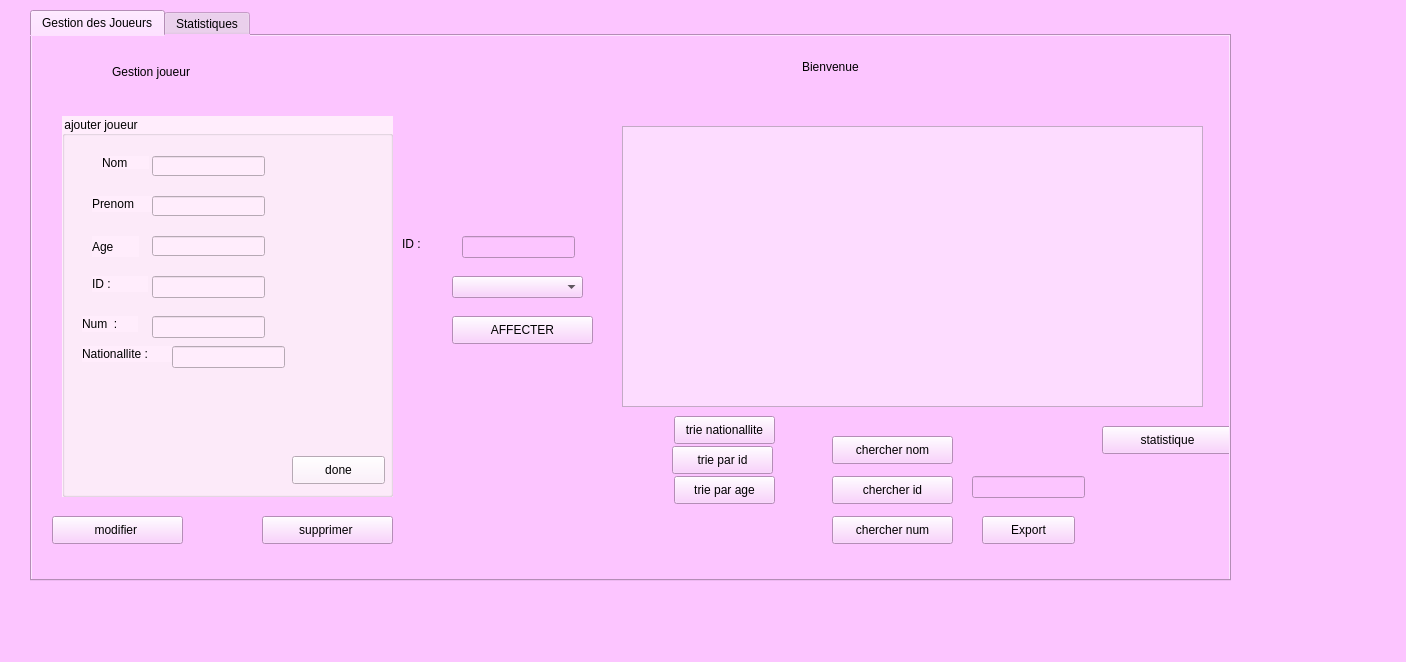
<?xml version="1.0" encoding="UTF-8"?>
<ui version="4.0">
 <class>MainWindow</class>
 <widget class="QMainWindow" name="MainWindow">
  <property name="geometry">
   <rect>
    <x>0</x>
    <y>0</y>
    <width>1406</width>
    <height>662</height>
   </rect>
  </property>
  <property name="windowTitle">
   <string>Gestion des Clients</string>
  </property>
  <property name="styleSheet">
   <string notr="true">background-color: rgb(252, 197, 255);



</string>
  </property>
  <widget class="QWidget" name="centralWidget">
   <widget class="QStackedWidget" name="stackedWidget">
    <property name="geometry">
     <rect>
      <x>30</x>
      <y>0</y>
      <width>1311</width>
      <height>691</height>
     </rect>
    </property>
    <property name="currentIndex">
     <number>1</number>
    </property>
    <widget class="QWidget" name="page_connect">
     <widget class="QLineEdit" name="linelogin">
      <property name="geometry">
       <rect>
        <x>500</x>
        <y>130</y>
        <width>113</width>
        <height>22</height>
       </rect>
      </property>
     </widget>
     <widget class="QLineEdit" name="linemdp">
      <property name="geometry">
       <rect>
        <x>500</x>
        <y>190</y>
        <width>113</width>
        <height>22</height>
       </rect>
      </property>
     </widget>
     <widget class="QLabel" name="label_5">
      <property name="geometry">
       <rect>
        <x>340</x>
        <y>130</y>
        <width>111</width>
        <height>20</height>
       </rect>
      </property>
      <property name="text">
       <string>Nom d'utilisateur</string>
      </property>
     </widget>
     <widget class="QLabel" name="label_6">
      <property name="geometry">
       <rect>
        <x>345</x>
        <y>190</y>
        <width>91</width>
        <height>20</height>
       </rect>
      </property>
      <property name="text">
       <string>Mot de passe</string>
      </property>
     </widget>
     <widget class="QPushButton" name="pushconnect">
      <property name="geometry">
       <rect>
        <x>510</x>
        <y>270</y>
        <width>93</width>
        <height>28</height>
       </rect>
      </property>
      <property name="text">
       <string>Connect</string>
      </property>
     </widget>
    </widget>
    <widget class="QWidget" name="page_joueurs">
     <widget class="QTabWidget" name="tabWidget">
      <property name="geometry">
       <rect>
        <x>0</x>
        <y>10</y>
        <width>1201</width>
        <height>571</height>
       </rect>
      </property>
      <property name="currentIndex">
       <number>0</number>
      </property>
      <widget class="QWidget" name="tab">
       <attribute name="title">
        <string>Gestion des Joueurs</string>
       </attribute>
       <widget class="QPushButton" name="tri_id">
        <property name="geometry">
         <rect>
          <x>640</x>
          <y>410</y>
          <width>101</width>
          <height>28</height>
         </rect>
        </property>
        <property name="text">
         <string>trie par id</string>
        </property>
       </widget>
       <widget class="QLabel" name="label_4">
        <property name="geometry">
         <rect>
          <x>770</x>
          <y>0</y>
          <width>441</width>
          <height>61</height>
         </rect>
        </property>
        <property name="styleSheet">
         <string notr="true">font: 20pt &quot;Thinking Of Betty Light&quot;;
</string>
        </property>
        <property name="text">
         <string>Bienvenue </string>
        </property>
       </widget>
       <widget class="QPushButton" name="modifier">
        <property name="geometry">
         <rect>
          <x>20</x>
          <y>480</y>
          <width>131</width>
          <height>28</height>
         </rect>
        </property>
        <property name="text">
         <string>modifier </string>
        </property>
       </widget>
       <widget class="QLineEdit" name="id_2">
        <property name="geometry">
         <rect>
          <x>430</x>
          <y>200</y>
          <width>113</width>
          <height>22</height>
         </rect>
        </property>
        <property name="text">
         <string/>
        </property>
       </widget>
       <widget class="QPushButton" name="nationallite_2">
        <property name="geometry">
         <rect>
          <x>642</x>
          <y>380</y>
          <width>101</width>
          <height>28</height>
         </rect>
        </property>
        <property name="text">
         <string>trie nationallite</string>
        </property>
       </widget>
       <widget class="QLabel" name="label_8">
        <property name="geometry">
         <rect>
          <x>80</x>
          <y>10</y>
          <width>221</width>
          <height>51</height>
         </rect>
        </property>
        <property name="styleSheet">
         <string notr="true">font: 16pt &quot;Thinking Of Betty Light&quot;;</string>
        </property>
        <property name="text">
         <string>Gestion joueur </string>
        </property>
       </widget>
       <widget class="QPushButton" name="chercher_id">
        <property name="geometry">
         <rect>
          <x>800</x>
          <y>440</y>
          <width>121</width>
          <height>28</height>
         </rect>
        </property>
        <property name="text">
         <string>chercher id</string>
        </property>
       </widget>
       <widget class="QLabel" name="label_12">
        <property name="geometry">
         <rect>
          <x>370</x>
          <y>200</y>
          <width>56</width>
          <height>16</height>
         </rect>
        </property>
        <property name="text">
         <string>ID :</string>
        </property>
       </widget>
       <widget class="QPushButton" name="chercher_num">
        <property name="geometry">
         <rect>
          <x>800</x>
          <y>480</y>
          <width>121</width>
          <height>28</height>
         </rect>
        </property>
        <property name="text">
         <string>chercher num</string>
        </property>
       </widget>
       <widget class="QPushButton" name="pushButton_2">
        <property name="geometry">
         <rect>
          <x>230</x>
          <y>480</y>
          <width>131</width>
          <height>28</height>
         </rect>
        </property>
        <property name="text">
         <string>supprimer </string>
        </property>
       </widget>
       <widget class="QGroupBox" name="groupBox_3">
        <property name="geometry">
         <rect>
          <x>30</x>
          <y>80</y>
          <width>331</width>
          <height>381</height>
         </rect>
        </property>
        <property name="styleSheet">
         <string notr="true">font: 75 9pt &quot;MS Shell Dlg 2&quot;;

background-color: rgb(255, 237, 252);</string>
        </property>
        <property name="title">
         <string>ajouter joueur</string>
        </property>
        <widget class="QLabel" name="label">
         <property name="geometry">
          <rect>
           <x>40</x>
           <y>40</y>
           <width>47</width>
           <height>13</height>
          </rect>
         </property>
         <property name="text">
          <string>Nom</string>
         </property>
        </widget>
        <widget class="QLineEdit" name="nom">
         <property name="geometry">
          <rect>
           <x>90</x>
           <y>40</y>
           <width>113</width>
           <height>20</height>
          </rect>
         </property>
        </widget>
        <widget class="QLabel" name="label_2">
         <property name="geometry">
          <rect>
           <x>30</x>
           <y>80</y>
           <width>61</width>
           <height>16</height>
          </rect>
         </property>
         <property name="text">
          <string>Prenom</string>
         </property>
        </widget>
        <widget class="QLineEdit" name="prenom">
         <property name="geometry">
          <rect>
           <x>90</x>
           <y>80</y>
           <width>113</width>
           <height>20</height>
          </rect>
         </property>
        </widget>
        <widget class="QLabel" name="label_3">
         <property name="geometry">
          <rect>
           <x>30</x>
           <y>120</y>
           <width>47</width>
           <height>21</height>
          </rect>
         </property>
         <property name="text">
          <string>Age</string>
         </property>
        </widget>
        <widget class="QLineEdit" name="age">
         <property name="geometry">
          <rect>
           <x>90</x>
           <y>120</y>
           <width>113</width>
           <height>20</height>
          </rect>
         </property>
        </widget>
        <widget class="QPushButton" name="pushButton">
         <property name="geometry">
          <rect>
           <x>230</x>
           <y>340</y>
           <width>93</width>
           <height>28</height>
          </rect>
         </property>
         <property name="text">
          <string>done</string>
         </property>
        </widget>
        <widget class="QLabel" name="label_9">
         <property name="geometry">
          <rect>
           <x>30</x>
           <y>160</y>
           <width>56</width>
           <height>16</height>
          </rect>
         </property>
         <property name="text">
          <string>ID :</string>
         </property>
        </widget>
        <widget class="QLineEdit" name="id">
         <property name="geometry">
          <rect>
           <x>90</x>
           <y>160</y>
           <width>113</width>
           <height>22</height>
          </rect>
         </property>
         <property name="text">
          <string/>
         </property>
        </widget>
        <widget class="QLabel" name="label_10">
         <property name="geometry">
          <rect>
           <x>20</x>
           <y>200</y>
           <width>56</width>
           <height>16</height>
          </rect>
         </property>
         <property name="text">
          <string>Num  :</string>
         </property>
        </widget>
        <widget class="QLineEdit" name="num">
         <property name="geometry">
          <rect>
           <x>90</x>
           <y>200</y>
           <width>113</width>
           <height>22</height>
          </rect>
         </property>
        </widget>
        <widget class="QLabel" name="label_11">
         <property name="geometry">
          <rect>
           <x>20</x>
           <y>230</y>
           <width>91</width>
           <height>16</height>
          </rect>
         </property>
         <property name="text">
          <string>Nationallite :</string>
         </property>
        </widget>
        <widget class="QLineEdit" name="nationallite">
         <property name="geometry">
          <rect>
           <x>110</x>
           <y>230</y>
           <width>113</width>
           <height>22</height>
          </rect>
         </property>
        </widget>
       </widget>
       <widget class="QPushButton" name="pushButton_7">
        <property name="geometry">
         <rect>
          <x>800</x>
          <y>400</y>
          <width>121</width>
          <height>28</height>
         </rect>
        </property>
        <property name="text">
         <string>chercher nom</string>
        </property>
       </widget>
       <widget class="QLineEdit" name="cherche_nom">
        <property name="geometry">
         <rect>
          <x>940</x>
          <y>440</y>
          <width>113</width>
          <height>22</height>
         </rect>
        </property>
       </widget>
       <widget class="QTableView" name="tableView">
        <property name="geometry">
         <rect>
          <x>590</x>
          <y>90</y>
          <width>581</width>
          <height>281</height>
         </rect>
        </property>
        <property name="styleSheet">
         <string notr="true">background-color: rgb(253, 220, 255);


</string>
        </property>
       </widget>
       <widget class="QPushButton" name="tri_age">
        <property name="geometry">
         <rect>
          <x>642</x>
          <y>440</y>
          <width>101</width>
          <height>28</height>
         </rect>
        </property>
        <property name="text">
         <string>trie par age</string>
        </property>
       </widget>
       <widget class="QPushButton" name="pushButton_4">
        <property name="geometry">
         <rect>
          <x>420</x>
          <y>280</y>
          <width>141</width>
          <height>28</height>
         </rect>
        </property>
        <property name="text">
         <string>AFFECTER</string>
        </property>
       </widget>
       <widget class="QPushButton" name="pushButton_8">
        <property name="geometry">
         <rect>
          <x>1070</x>
          <y>390</y>
          <width>131</width>
          <height>28</height>
         </rect>
        </property>
        <property name="text">
         <string>statistique</string>
        </property>
       </widget>
       <widget class="QComboBox" name="comboBox">
        <property name="geometry">
         <rect>
          <x>420</x>
          <y>240</y>
          <width>131</width>
          <height>22</height>
         </rect>
        </property>
        <property name="currentText">
         <string/>
        </property>
        <property name="currentIndex">
         <number>-1</number>
        </property>
        <property name="modelColumn">
         <number>0</number>
        </property>
       </widget>
       <widget class="QPushButton" name="export_2">
        <property name="geometry">
         <rect>
          <x>950</x>
          <y>480</y>
          <width>93</width>
          <height>28</height>
         </rect>
        </property>
        <property name="text">
         <string>Export</string>
        </property>
       </widget>
      </widget>
      <widget class="QWidget" name="tab_2">
       <attribute name="title">
        <string>Statistiques</string>
       </attribute>
       <widget class="QCustomPlot" name="plot" native="true">
        <property name="geometry">
         <rect>
          <x>10</x>
          <y>20</y>
          <width>1191</width>
          <height>501</height>
         </rect>
        </property>
       </widget>
      </widget>
     </widget>
    </widget>
    <widget class="QWidget" name="page_sponsors">
     <widget class="QPushButton" name="pushButtonajout">
      <property name="geometry">
       <rect>
        <x>180</x>
        <y>330</y>
        <width>75</width>
        <height>23</height>
       </rect>
      </property>
      <property name="text">
       <string>Ajouter</string>
      </property>
     </widget>
     <widget class="QComboBox" name="comboBoxg">
      <property name="geometry">
       <rect>
        <x>1040</x>
        <y>500</y>
        <width>73</width>
        <height>22</height>
       </rect>
      </property>
      <item>
       <property name="text">
        <string>alphabetique</string>
       </property>
      </item>
      <item>
       <property name="text">
        <string>etat sponsors</string>
       </property>
      </item>
      <item>
       <property name="text">
        <string>budget</string>
       </property>
      </item>
     </widget>
     <widget class="QLineEdit" name="linerechg">
      <property name="geometry">
       <rect>
        <x>1160</x>
        <y>90</y>
        <width>113</width>
        <height>20</height>
       </rect>
      </property>
     </widget>
     <widget class="QPushButton" name="push_trig">
      <property name="geometry">
       <rect>
        <x>1040</x>
        <y>550</y>
        <width>75</width>
        <height>23</height>
       </rect>
      </property>
      <property name="text">
       <string>trier</string>
      </property>
     </widget>
     <widget class="QRadioButton" name="radioButton2g">
      <property name="geometry">
       <rect>
        <x>1130</x>
        <y>530</y>
        <width>97</width>
        <height>20</height>
       </rect>
      </property>
      <property name="text">
       <string>decroissant</string>
      </property>
     </widget>
     <widget class="QPushButton" name="push_impressiong">
      <property name="geometry">
       <rect>
        <x>1180</x>
        <y>560</y>
        <width>75</width>
        <height>23</height>
       </rect>
      </property>
      <property name="text">
       <string>Impression</string>
      </property>
     </widget>
     <widget class="QLabel" name="label_7">
      <property name="geometry">
       <rect>
        <x>1180</x>
        <y>50</y>
        <width>91</width>
        <height>16</height>
       </rect>
      </property>
      <property name="text">
       <string>recherche </string>
      </property>
     </widget>
     <widget class="QGroupBox" name="groupBox">
      <property name="geometry">
       <rect>
        <x>-10</x>
        <y>20</y>
        <width>341</width>
        <height>291</height>
       </rect>
      </property>
      <property name="title">
       <string>Ajouter Client</string>
      </property>
      <widget class="QLabel" name="label_18">
       <property name="geometry">
        <rect>
         <x>10</x>
         <y>40</y>
         <width>91</width>
         <height>16</height>
        </rect>
       </property>
       <property name="text">
        <string>Id_Sponsors</string>
       </property>
      </widget>
      <widget class="QLabel" name="label_19">
       <property name="geometry">
        <rect>
         <x>10</x>
         <y>80</y>
         <width>101</width>
         <height>16</height>
        </rect>
       </property>
       <property name="text">
        <string>Nom_Sponsors</string>
       </property>
      </widget>
      <widget class="QLabel" name="label_20">
       <property name="geometry">
        <rect>
         <x>10</x>
         <y>120</y>
         <width>111</width>
         <height>16</height>
        </rect>
       </property>
       <property name="text">
        <string>Code_Competition</string>
       </property>
      </widget>
      <widget class="QLineEdit" name="lineidg">
       <property name="geometry">
        <rect>
         <x>140</x>
         <y>40</y>
         <width>113</width>
         <height>20</height>
        </rect>
       </property>
      </widget>
      <widget class="QLineEdit" name="linenomg">
       <property name="geometry">
        <rect>
         <x>140</x>
         <y>80</y>
         <width>113</width>
         <height>20</height>
        </rect>
       </property>
      </widget>
      <widget class="QLineEdit" name="linecompg">
       <property name="geometry">
        <rect>
         <x>140</x>
         <y>120</y>
         <width>113</width>
         <height>20</height>
        </rect>
       </property>
      </widget>
      <widget class="QLabel" name="label_21">
       <property name="geometry">
        <rect>
         <x>10</x>
         <y>160</y>
         <width>91</width>
         <height>16</height>
        </rect>
       </property>
       <property name="text">
        <string>Etat_Sponsors</string>
       </property>
      </widget>
      <widget class="QLineEdit" name="lineetatg">
       <property name="geometry">
        <rect>
         <x>140</x>
         <y>160</y>
         <width>113</width>
         <height>20</height>
        </rect>
       </property>
      </widget>
      <widget class="QLabel" name="label_22">
       <property name="geometry">
        <rect>
         <x>10</x>
         <y>210</y>
         <width>47</width>
         <height>13</height>
        </rect>
       </property>
       <property name="text">
        <string>Budget</string>
       </property>
      </widget>
      <widget class="QLineEdit" name="linebudgetg">
       <property name="geometry">
        <rect>
         <x>140</x>
         <y>200</y>
         <width>113</width>
         <height>20</height>
        </rect>
       </property>
      </widget>
     </widget>
     <widget class="QLabel" name="label_23">
      <property name="geometry">
       <rect>
        <x>760</x>
        <y>520</y>
        <width>71</width>
        <height>20</height>
       </rect>
      </property>
      <property name="text">
       <string>Sponsor ID</string>
      </property>
     </widget>
     <widget class="QPushButton" name="push_alerteg">
      <property name="geometry">
       <rect>
        <x>20</x>
        <y>550</y>
        <width>131</width>
        <height>28</height>
       </rect>
      </property>
      <property name="text">
       <string>Sponsors En Attente</string>
      </property>
     </widget>
     <widget class="QLineEdit" name="lineexportg">
      <property name="geometry">
       <rect>
        <x>840</x>
        <y>520</y>
        <width>113</width>
        <height>20</height>
       </rect>
      </property>
     </widget>
     <widget class="QTableView" name="tableViewg">
      <property name="geometry">
       <rect>
        <x>500</x>
        <y>10</y>
        <width>651</width>
        <height>451</height>
       </rect>
      </property>
     </widget>
     <widget class="QPushButton" name="pushButtonsupp">
      <property name="geometry">
       <rect>
        <x>520</x>
        <y>510</y>
        <width>75</width>
        <height>23</height>
       </rect>
      </property>
      <property name="text">
       <string>Supprimer</string>
      </property>
     </widget>
     <widget class="QPushButton" name="pushButtonmodif">
      <property name="geometry">
       <rect>
        <x>20</x>
        <y>330</y>
        <width>75</width>
        <height>23</height>
       </rect>
      </property>
      <property name="text">
       <string>Modifier</string>
      </property>
     </widget>
     <widget class="QPushButton" name="push_exportg">
      <property name="geometry">
       <rect>
        <x>860</x>
        <y>490</y>
        <width>75</width>
        <height>23</height>
       </rect>
      </property>
      <property name="text">
       <string>export txt</string>
      </property>
     </widget>
     <widget class="QRadioButton" name="radioButtong">
      <property name="geometry">
       <rect>
        <x>1130</x>
        <y>500</y>
        <width>97</width>
        <height>20</height>
       </rect>
      </property>
      <property name="text">
       <string>croissant</string>
      </property>
     </widget>
     <zorder>pushButtonajout</zorder>
     <zorder>label_23</zorder>
     <zorder>label_7</zorder>
     <zorder>linerechg</zorder>
     <zorder>radioButtong</zorder>
     <zorder>lineexportg</zorder>
     <zorder>push_exportg</zorder>
     <zorder>push_trig</zorder>
     <zorder>tableViewg</zorder>
     <zorder>radioButton2g</zorder>
     <zorder>push_impressiong</zorder>
     <zorder>push_alerteg</zorder>
     <zorder>pushButtonmodif</zorder>
     <zorder>groupBox</zorder>
     <zorder>comboBoxg</zorder>
     <zorder>pushButtonsupp</zorder>
    </widget>
    <widget class="QWidget" name="page">
     <widget class="QLabel" name="label_24">
      <property name="geometry">
       <rect>
        <x>70</x>
        <y>60</y>
        <width>56</width>
        <height>16</height>
       </rect>
      </property>
      <property name="text">
       <string>firas</string>
      </property>
     </widget>
    </widget>
    <widget class="QWidget" name="page_2">
     <widget class="QLabel" name="label_25">
      <property name="geometry">
       <rect>
        <x>60</x>
        <y>40</y>
        <width>56</width>
        <height>16</height>
       </rect>
      </property>
      <property name="text">
       <string>Joy</string>
      </property>
     </widget>
    </widget>
    <widget class="QWidget" name="page_3">
     <widget class="QLabel" name="label_26">
      <property name="geometry">
       <rect>
        <x>40</x>
        <y>70</y>
        <width>56</width>
        <height>16</height>
       </rect>
      </property>
      <property name="text">
       <string>oussama</string>
      </property>
     </widget>
    </widget>
    <widget class="QWidget" name="page_4">
     <widget class="QLabel" name="label_27">
      <property name="geometry">
       <rect>
        <x>80</x>
        <y>100</y>
        <width>56</width>
        <height>16</height>
       </rect>
      </property>
      <property name="text">
       <string>ines</string>
      </property>
     </widget>
    </widget>
   </widget>
  </widget>
  <widget class="QMenuBar" name="menuBar">
   <property name="geometry">
    <rect>
     <x>0</x>
     <y>0</y>
     <width>1406</width>
     <height>26</height>
    </rect>
   </property>
  </widget>
  <widget class="QStatusBar" name="statusBar"/>
  <action name="actionage">
   <property name="text">
    <string>age </string>
   </property>
  </action>
  <action name="actionpoids">
   <property name="text">
    <string>poids</string>
   </property>
  </action>
  <action name="actionsex">
   <property name="text">
    <string>sex</string>
   </property>
  </action>
  <action name="actionID">
   <property name="text">
    <string>ID </string>
   </property>
  </action>
 </widget>
 <layoutdefault spacing="6" margin="11"/>
 <customwidgets>
  <customwidget>
   <class>QCustomPlot</class>
   <extends>QWidget</extends>
   <header>qcustomplot.h</header>
   <container>1</container>
  </customwidget>
 </customwidgets>
 <resources/>
 <connections/>
</ui>
